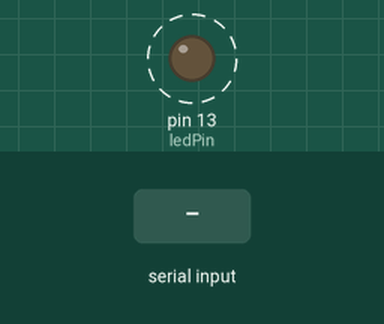
Simulated run of this program. Board: Arduino Uno, built with avr-gcc and run on an emulated ATmega328P. On the bench: output pins drawn as LEDs (lit = HIGH). Dashed ring = blinking. The inputs (shaded band) are chosen by the test bench.

Above: at 1.25 s.
2.1 s: "5\n" received over Serial
At 5.0 s:
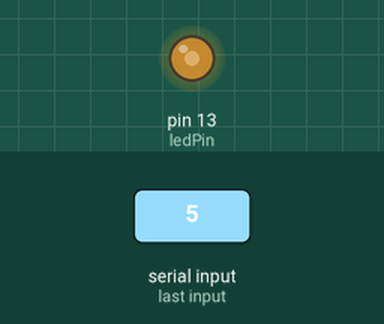
5.1 s: "90,45\n" received over Serial
At 6.23 s:
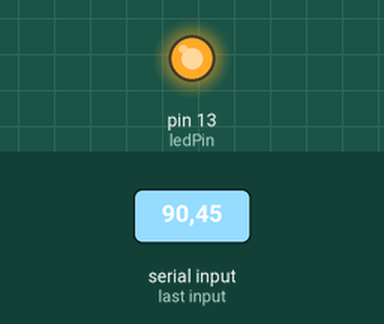
8.1 s: "30,150\n" received over Serial
11.1 s: "90\n" received over Serial
Timing chart, 0 to 14.7 s (numbered marks = the images above; inputs shaded):
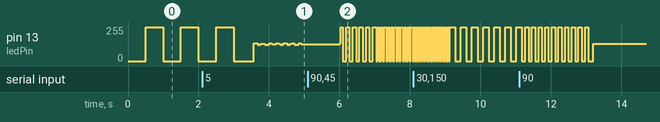

The program:

main.cpp
```cpp
/*
 * Arduino 101: timer and interrupts
 * 2: Timer1 overflow interrupt example
 * created by RobotFreak

Using timer overfluw interrupt to toggle led.
The timer is preload to it can reach max value and overflow
sooner or later.
 */
#include <Arduino.h>
#define ledPin 13

long timeout_count = 34286;

void setup()
{
  Serial.begin(9600);
  pinMode(ledPin, OUTPUT);

  // initialize timer1
  noInterrupts();           // disable all interrupts
  TCCR1A = 0;
  TCCR1B = 0;

  TCNT1 = 34286;            // preload timer 65536-16MHz/256/2Hz into counter
  TCCR1B |= (1 << CS12);    // 256 prescaler
  TIMSK1 |= (1 << TOIE1);   // enable timer overflow interrupt
  interrupts();             // enable all interrupts
}
// interrupt service routine that wraps a user defined function
// supplied by attachInterrupt
ISR(TIMER1_OVF_vect)
{
  TCNT1 = timeout_count;            // preload timer
  digitalWrite(ledPin, digitalRead(ledPin) ^ 1);
}

void loop()
{
  delay(1000);
  if(Serial.available())
  {
    int input_ms = Serial.parseFloat();
    timeout_count = 65535 - (65536 * input_ms / 1000);
  }
}
```
